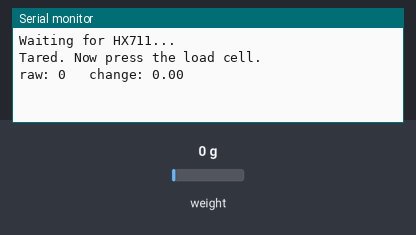
The sketch below on a simulated Arduino Uno, built with avr-gcc and run on an emulated ATmega328P. Parts: the last lines printed to the serial monitor. The test bench sets the inputs (shaded band); at power-on: weight on the scale 0 g.

Above: at 3.2 s.
3.3 s: weight on the scale set to 100 g
At 4.2 s:
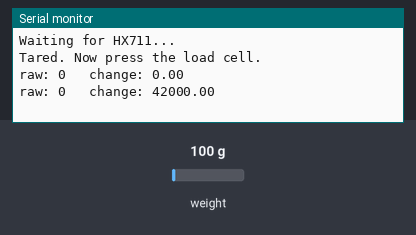
4.8 s: weight on the scale set to 1250 g
At 6.0 s:
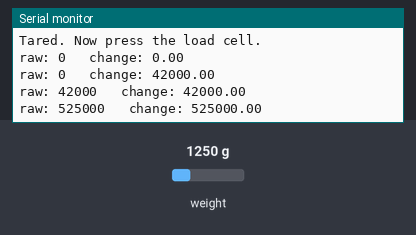
Timing chart, 0 to 7.8 s (numbered marks = the images above; inputs shaded):
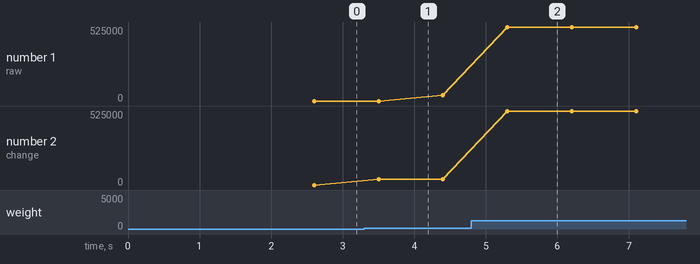

The sketch:

hx711_test.ino
```cpp
#include "HX711.h"

HX711 scale;

void setup() {
  Serial.begin(115200);
  delay(1000);

  scale.begin(4, 5);   // DT = GPIO 4 (D2), SCK = GPIO 5 (D3)

  Serial.println("Waiting for HX711...");
  while (!scale.is_ready()) {
    Serial.println("HX711 not found. Check wiring.");
    delay(1000);
  }

  scale.set_scale(1.0);
  scale.tare();        // treat the current state as zero
  Serial.println("Tared. Now press the load cell.");
}

void loop() {
  if (scale.is_ready()) {
    long raw = scale.read();
    float change = scale.get_units(5);
    Serial.print("raw: ");
    Serial.print(raw);
    Serial.print("   change: ");
    Serial.println(change);
  }
  delay(300);
}
```

Measured:
- after the input at 3.3 s, the serial monitor: prints a new line after 0.20 s (image 1)
- after the input at 4.8 s, the serial monitor: prints a new line after 0.50 s (image 2)
- plotted number 1: 0 → 42000 after the input at 3.3 s, 42000 → 525000 after the input at 4.8 s
- plotted number 2: 0 → 42000 after the input at 3.3 s, 42000 → 525000 after the input at 4.8 s
